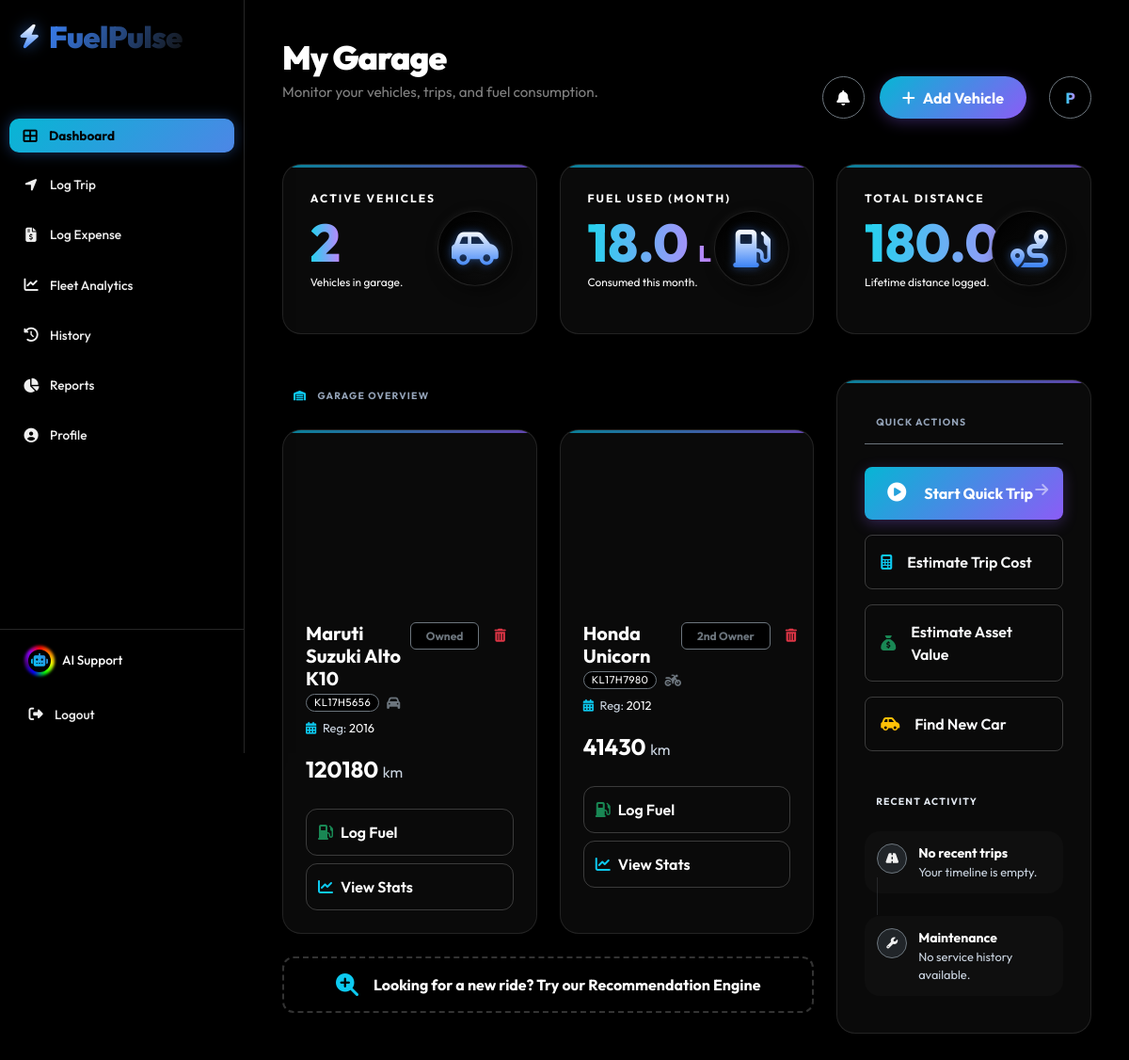
/dashboard/ (signed in), run on an earlier commit of the app's database.
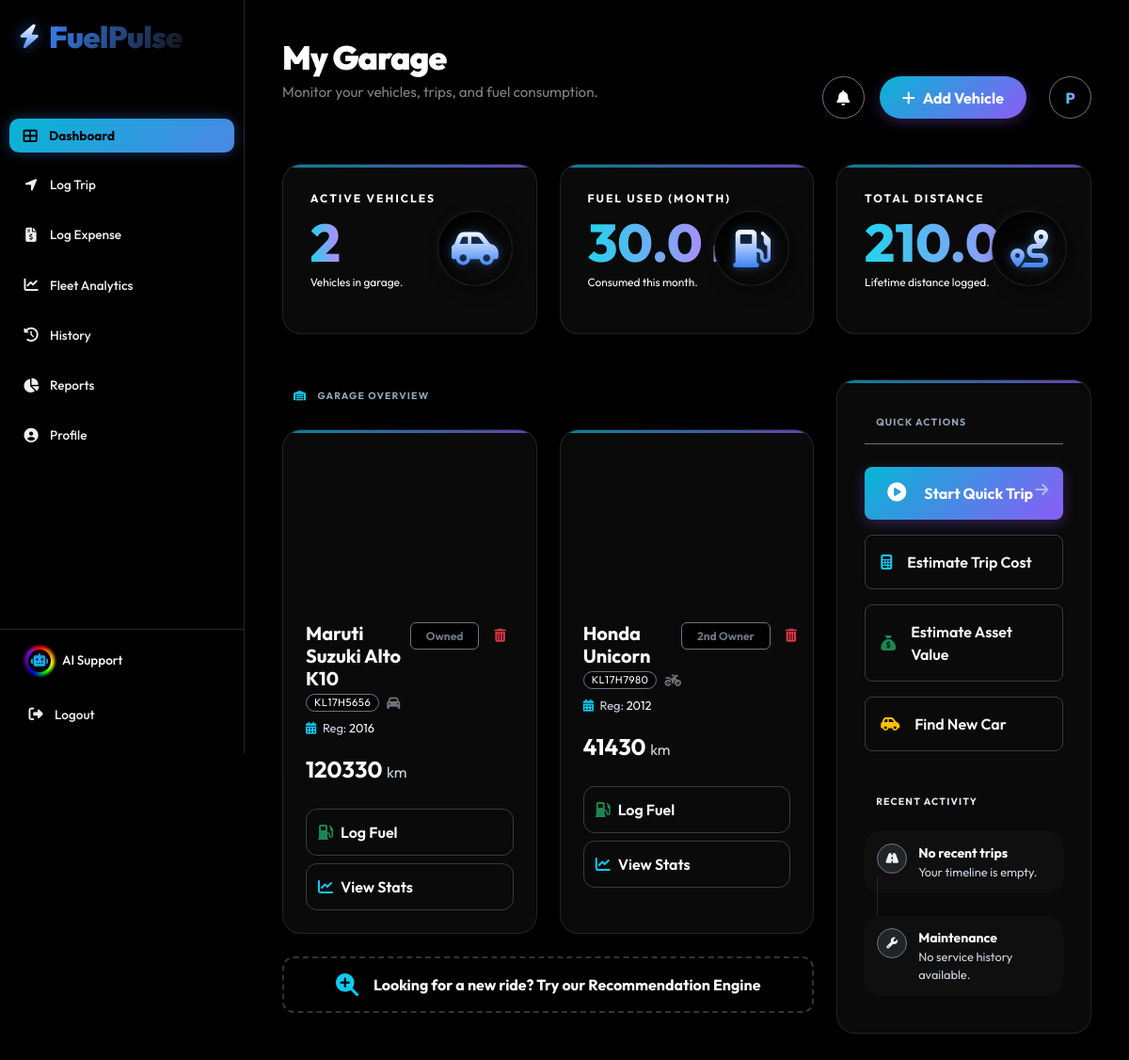
And on a later commit of the database.
### core/models.py (models this page shows, shortened)
class Vehicle(models.Model):
    CATEGORY_CHOICES = [
        ('Two Wheeler', 'Two Wheeler'),
        ('Four Wheeler', 'Four Wheeler'),
        ('Heavy Vehicle', 'Heavy Vehicle'),
    ]
    ownership_type = models.CharField(max_length=50, default="1st Owner")
    FUEL_CHOICES = [
        ('Petrol', 'Petrol'),
        ('Diesel', 'Diesel'),
        ('CNG', 'CNG'),
        ('Electric', 'Electric')
    ]
    owner = models.ForeignKey(User, on_delete=models.CASCADE)
    category = models.CharField(max_length=20, choices=CATEGORY_CHOICES, default='Four Wheeler')
    make = models.CharField(max_length=50)       # e.g. Maruti, Honda (No restricted choices, accepts JS input)
    model_name = models.CharField(max_length=50) # e.g. Swift, City
    license_plate = models.CharField(max_length=20)
    target_mileage = models.FloatField(default=0.0, help_text="Target km/L (e.g., 18.5)")
    target_cost_per_km = models.FloatField(default=0.0, help_text="Target Cost per KM (e.g., 5.0)")
    purchase_year = models.IntegerField(default=2023)
    purchase_price = models.DecimalField(max_digits=12, decimal_places=2, default=500000.00)
    fuel_type = models.CharField(max_length=20, choices=FUEL_CHOICES, default='Petrol')
    current_odometer = models.IntegerField(default=0)
    purchase_price = models.DecimalField(max_digits=12, decimal_places=2, default=500000.00)
    purchase_year = models.IntegerField(default=2021)
    insurance_expiry = models.DateField(null=True, blank=True)
    pollution_expiry = models.DateField(null=True, blank=True)
    fitness_expiry = models.DateField(null=True, blank=True)
    image_url = models.URLField(max_length=500, blank=True, null=True)
    is_active = models.BooleanField(default=True)

### core/views.py (the view)
# urls.py: path('dashboard/', views.dashboard, name='dashboard'),
@login_required
def dashboard(request):
    vehicles = Vehicle.objects.filter(owner=request.user)
    vehicle_count = vehicles.count()
    now = timezone.now()
    fuel_data = FuelLog.objects.filter(
        driver=request.user,
        date__month=now.month,
        date__year=now.year
    ).aggregate(Sum('liters_filled'))
    total_fuel = fuel_data['liters_filled__sum'] or 0
    trip_data = TripLog.objects.filter(driver=request.user).aggregate(Sum('distance_km'))
    total_distance = trip_data['distance_km__sum'] or 0
    notifications = []
    today = datetime.date.today()
    warning_period = datetime.timedelta(days=30) # Warn 30 days before
    for v in vehicles:
        if v.insurance_expiry:
            days_left = (v.insurance_expiry - today).days
            if days_left < 0:
                notifications.append({'type': 'danger', 'msg': f"Insurance EXPIRED for {v.model_name}!"})
            elif days_left <= 30:
                notifications.append({'type': 'warning', 'msg': f"Insurance for {v.model_name} expires in {days_left} days."})
        if v.pollution_expiry:
            days_left = (v.pollution_expiry - today).days
            if days_left < 0:
                notifications.append({'type': 'danger', 'msg': f"PUC EXPIRED for {v.model_name}!"})
            elif days_left <= 30:
                notifications.append({'type': 'warning', 'msg': f"PUC for {v.model_name} expires in {days_left} days."})
    valuation_result = request.session.pop('valuation_result', None)
    valuation_vehicle = request.session.pop('valuation_vehicle', None)
    context = {
        'vehicles': vehicles,
        'vehicle_count': vehicle_count,
        'total_fuel': round(total_fuel, 1),
        'total_distance': round(total_distance, 1),
        'valuation_result': valuation_result,
        'valuation_vehicle': valuation_vehicle,
        'notifications': notifications,
        'notification_count': len(notifications),
    }
    return render(request, 'core/dashboard.html', context)
    client = OpenAI(api_key="")

### templates/core/dashboard.html (shortened to what the changed rows need)
{% extends 'base.html' %}
{% load static %}
{% block content %}
<div class="d-flex justify-content-between align-items-end mb-5 fade-in-up"
     style="animation-duration: 0.6s; position: relative; z-index: 1050;">
    <div class="page-header">
        <h2 class="text-white">My Garage</h2>
    </div>
</div>
<div class="row g-4 mb-5">
    <div class="col-md-4">
        <div class="stats-card h-100 position-relative overflow-hidden fade-in-up" style="animation-delay: 0.1s;">
            <div class="stats-label position-relative z-1">
                <h1 class="gradient-text">{{ vehicle_count }}</h1>
            </div>
        </div>
    </div>
    <div class="col-md-4">
        <div class="stats-card h-100 position-relative overflow-hidden fade-in-up" style="animation-delay: 0.2s;">
            <div class="stats-label position-relative z-1">
                <h3>Fuel Used (Month)</h3>
                <h1 class="gradient-text">{{ total_fuel }} <span class="fs-4 text-white">L</span></h1>
                <p class="text-white small">
                    {% if total_fuel == 0 %}No logs recorded yet.{% else %}Consumed this month.{% endif %}
                </p>
            </div>
        </div>
    </div>
    <div class="col-md-4">
        <div class="stats-card h-100 position-relative overflow-hidden fade-in-up" style="animation-delay: 0.3s;">
            <div class="stats-label position-relative z-1">
                <h3>Total Distance</h3>
                <h1 class="gradient-text">{{ total_distance }} <span class="fs-4 text-white">km</span></h1>
                <p class="text-white small">
                    {% if total_distance == 0 %}Start a trip to see data.{% else %}Lifetime distance logged.{% endif %}
                </p>
            </div>
        </div>
    </div>
</div>
<div class="row g-4">
    <div class="col-lg-8">
        <div class="row g-4">
            {% if vehicles %}
                {% for v in vehicles %}
                <div class="col-md-6 fade-in-up" style="animation-delay: 0.5s;">
                      <div class="stats-card vehicle-card h-100 overflow-hidden">
                        <div style="overflow: hidden;">
                            <div class="vehicle-img-container" style="background-image: url('{% if 'Two' in v.category|stringformat:'s' %}https://images.unsplash.com/photo-1558981806-ec527fa84c3d?q=80&w=600&auto=format&fit=crop{% else %}https://images.unsplash.com/photo-1492144534655-ae79c964c9d7?q=80&w=600&auto=format&fit=crop{% endif %}');">
                            </div>
                        </div>
                        <div class="p-4">
                            <div class="d-flex justify-content-between align-items-start mb-3">
                                <div>
                                    <h5 class="fw-bold text-white mb-1">{{ v.make }} {{ v.model_name }}</h5>
                                    <div class="d-flex align-items-center gap-2 mb-2">
                                        <small class="text-white border border-secondary px-2 rounded-pill bg-black" style="font-size: 0.7rem; letter-spacing: 0.5px;">{{ v.license_plate }}</small>
                                        {% if 'Two' in v.category|stringformat:'s' %}
                                            <i class="fas fa-motorcycle text-secondary small"></i>
                                        {% else %}
                                            <i class="fas fa-car text-secondary small"></i>
                                        {% endif %}
                                    </div>
                                    <div class="text-muted small" style="font-size: 0.8rem; color: #cbd5e1 !important;">
                                        <i class="fas fa-calendar-alt me-1 text-info"></i>
                                        Reg: <span class="text-white">{{ v.purchase_year }}</span>
                                    </div>
                                </div>
                                <div class="d-flex gap-2">
                                    <span class="badge bg-black border border-secondary text-secondary d-flex align-items-center px-3">{{ v.ownership_type }}</span>
                                    <a href="{% url 'remove_vehicle' v.id %}" class="btn btn-outline-danger btn-sm px-2 border-0" onclick="return confirm('Delete vehicle?');"><i class="fas fa-trash-alt"></i></a>
                                </div>
                            </div>
                            <div class="fs-4 fw-bold mb-4 text-white">
                                {{ v.current_odometer }} <span class="fs-6 text-muted fw-normal" style="color: #cbd5e1 !important;">km</span>
                            </div>
                            <div class="d-grid gap-2">
                                <a href="{% url 'log_fuel' v.id %}" class="btn-sassy-outline text-white"><i class="fas fa-gas-pump me-2 text-success"></i> Log Fuel</a>
                                <a href="{% url 'vehicle_stats' v.id %}" class="btn-sassy-outline text-white"><i class="fas fa-chart-line me-2 text-info"></i> View Stats</a>
                            </div>
                        </div>
                    </div>
                </div>
                {% endfor %}
            {% endif %}
        </div>
    </div>
</div>
{% endblock %}

What changed in the data, as far as the page shows it:
changed Vehicle "Maruti Suzuki": current_odometer "120180" → "120330"
Also different on the page:
{{ total_fuel }}: "18.0" → "30.0"
{{ total_distance }}: "180.0" → "210.0"
